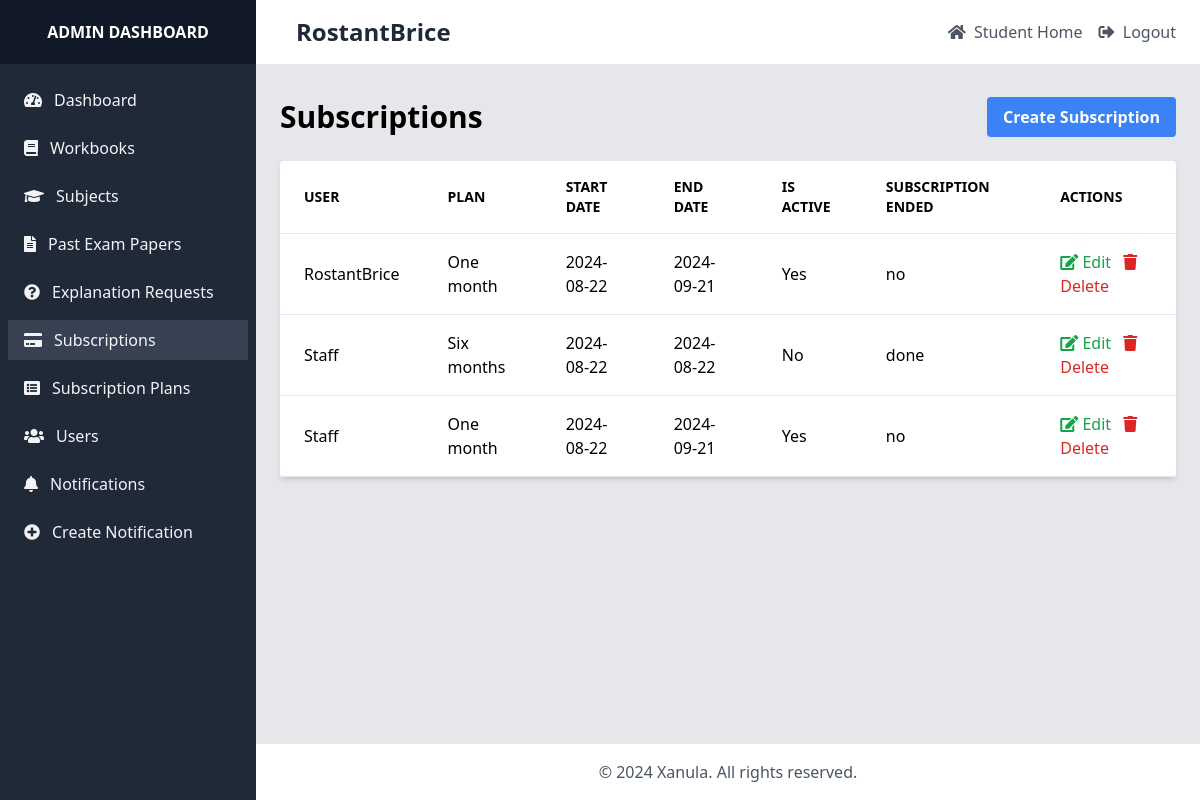
/staff/subscriptions/ (signed in), run on the app's committed database.
### accounts/models.py (models this page shows, shortened)
class User(AbstractUser):
    is_student = models.BooleanField(default=True)
    is_admin = models.BooleanField(default=False)

### subscriptions/models.py (models this page shows, shortened)
class Subscription(models.Model):
    user = models.ForeignKey(User, on_delete=models.CASCADE, related_name='subscriptions')
    plan = models.ForeignKey(SubscriptionPlan, on_delete=models.PROTECT)
    start_date = models.DateTimeField(default=timezone.now)
    end_date = models.DateTimeField()
    is_active = models.BooleanField(default=True)

class SubscriptionPlan(models.Model):
    name = models.CharField(max_length=100)
    duration_days = models.PositiveIntegerField()
    price = models.DecimalField(max_digits=7, decimal_places=3)
    description = models.TextField()

### admin_dashboard/views.py (the view)
# urls.py: path('subscriptions/', views.SubscriptionListView.as_view(), name='subscription_list'),
class SubscriptionListView(StaffRequiredMixin, ListView):
    model = Subscription
    template_name = 'admin_dashboard/subscription_list.html'
    context_object_name = 'subscriptions'
    paginate_by = 20

### admin_dashboard/views.py (called while the page is built)
    def test_func(self):
        return self.request.user.is_staff

### core/context_processors.py (called while the page is built, shortened)
def notification_count(request):
    if request.user.is_authenticated:
        count = ExplanationRequest.objects.filter(user=request.user, status='pending').count()
        return {'notification_count': count}
    return {'notification_count': 0}

def general_notification_count(request):
    return {'unread_notifications_count': 0}

### templates/admin_dashboard/subscription_list.html (shortened to what this page needs)
{% extends 'admin_dashboard/base.html' %}
{% block content %}
<div class="flex justify-between items-center mb-6">
    <h1 class="text-3xl font-bold">Subscriptions</h1>
    <a href="{% url 'admin_dashboard:subscription_create' %}" class="bg-blue-500 hover:bg-blue-700 text-white font-bold py-2 px-4 rounded">
        Create Subscription
    </a>
</div>
<div class="bg-white shadow-md rounded my-6">
    <table class="text-left w-full border-collapse">
        <thead>
            <tr>
                <th class="py-4 px-6 bg-grey-lightest font-bold uppercase text-sm text-grey-dark border-b border-grey-light">User</th>
                <th class="py-4 px-6 bg-grey-lightest font-bold uppercase text-sm text-grey-dark border-b border-grey-light">Plan</th>
                <th class="py-4 px-6 bg-grey-lightest font-bold uppercase text-sm text-grey-dark border-b border-grey-light">Start Date</th>
                <th class="py-4 px-6 bg-grey-lightest font-bold uppercase text-sm text-grey-dark border-b border-grey-light">End Date</th>
                <th class="py-4 px-6 bg-grey-lightest font-bold uppercase text-sm text-grey-dark border-b border-grey-light">Is Active</th>
                <th class="py-4 px-6 bg-grey-lightest font-bold uppercase text-sm text-grey-dark border-b border-grey-light">SUBSCRIPTION ENDED</th>
                <th class="py-4 px-6 bg-grey-lightest font-bold uppercase text-sm text-grey-dark border-b border-grey-light">Actions</th>
            </tr>
        </thead>
        <tbody>
            {% for subscription in subscriptions %}
            <tr class="hover:bg-grey-lighter">
                <td class="py-4 px-6 border-b border-grey-light">{{ subscription.user.username }}</td>
                <td class="py-4 px-6 border-b border-grey-light">{{ subscription.plan.name }}</td>
                <td class="py-4 px-6 border-b border-grey-light">{{ subscription.start_date|date:"Y-m-d" }}</td>
                <td class="py-4 px-6 border-b border-grey-light">{{ subscription.end_date|date:"Y-m-d" }}</td>
                <td class="py-4 px-6 border-b border-grey-light">{{ subscription.is_active|yesno:"Yes,No" }}</td>
                    {% if subscription.start_date == subscription.end_date %}
                        {% if subscription.is_active %}
                        <td class="py-4 px-6 border-b border-grey-light text-red-600">YES</td>
                        {% else %}
                        <td class="py-4 px-6 border-b border-grey-light ">done</td>
                        {% endif %}
                    {% else %}
                    <td class="py-4 px-6 border-b border-grey-light ">no</td>
                    {% endif %}
                <td class="py-4 px-6 border-b border-grey-light">
                    <a href="{% url 'admin_dashboard:subscription_update' subscription.id %}" class="text-green-600 hover:text-green-900 mr-2">
                        <i class="fas fa-edit"></i> Edit
                    </a>
                    <a href="{% url 'admin_dashboard:subscription_delete' subscription.id %}" class="text-red-600 hover:text-red-900">
                        <i class="fas fa-trash"></i> Delete
                    </a>
                </td>
            </tr>
            {% endfor %}
        </tbody>
    </table>
</div>
{% endblock %}

### templates/admin_dashboard/base.html (shortened to what this page needs)
<!DOCTYPE html>
<html lang="en">
<head>
    <script src="https://cdn.tailwindcss.com"></script>
    <link rel="stylesheet" href="https://cdnjs.cloudflare.com/ajax/libs/font-awesome/5.15.3/css/all.min.css">
</head>
<body class="bg-gray-100" x-data="{ sidebarOpen: false }">
    <div class="flex h-screen bg-gray-100">
        <div :class="{'hidden': !sidebarOpen, 'block': sidebarOpen}" class="fixed inset-y-0 left-0 z-30 w-64 overflow-y-auto transition duration-300 transform bg-gray-800 lg:translate-x-0 lg:static lg:inset-0 md:flex md:flex-col">
            <div class="flex items-center justify-center h-16 bg-gray-900">
                <span class="text-white font-bold uppercase">Admin Dashboard</span>
            </div>
            <div class="flex flex-col flex-1 overflow-y-auto">
                <nav class="flex-1 px-2 py-4 bg-gray-800">
                    <a href="{% url 'admin_dashboard:dashboard' %}" class="flex items-center px-4 py-2 text-gray-100 hover:bg-gray-700 {% if request.resolver_match.url_name == 'dashboard' %}bg-gray-700{% endif %}">
                        <i class="fas fa-tachometer-alt mr-3"></i>
                        Dashboard
                    </a>
                    <a href="{% url 'admin_dashboard:workbook_list' %}" class="flex items-center px-4 py-2 mt-2 text-gray-100 hover:bg-gray-700 {% if 'workbook' in request.resolver_match.url_name %}bg-gray-700{% endif %}">
                        <i class="fas fa-book mr-3"></i>
                        Workbooks
                    </a>
                    <a href="{% url 'admin_dashboard:subject_list' %}" class="flex items-center px-4 py-2 mt-2 text-gray-100 hover:bg-gray-700 {% if 'subject' in request.resolver_match.url_name %}bg-gray-700{% endif %}">
                        <i class="fas fa-graduation-cap mr-3"></i>
                        Subjects
                    </a>
                    <a href="{% url 'admin_dashboard:past_exam_paper_list' %}" class="flex items-center px-4 py-2 mt-2 text-gray-100 hover:bg-gray-700 {% if 'past_exam_paper' in request.resolver_match.url_name %}bg-gray-700{% endif %}">
                        <i class="fas fa-file-alt mr-3"></i>
                        Past Exam Papers
                    </a>
                    <a href="{% url 'admin_dashboard:explanation_request_list' %}" class="flex items-center px-4 py-2 mt-2 text-gray-100 hover:bg-gray-700 ">
                        <i class="fas fa-question-circle mr-3"></i>
                        Explanation Requests
                    </a>
                    <a href="{% url 'admin_dashboard:subscription_list' %}" class="flex items-center px-4 py-2 mt-2 text-gray-100 hover:bg-gray-700 {% if 'subscription' in request.resolver_match.url_name %}bg-gray-700{% endif %}">
                        <i class="fas fa-credit-card mr-3"></i>
                        Subscriptions
                    </a>
                    <a href="{% url 'admin_dashboard:subscription_plan_list' %}" class="flex items-center px-4 py-2 mt-2 text-gray-100 hover:bg-gray-700 {% if 'subscription_plan' in request.resolver_match.url_name %}bg-gray-700{% endif %}">
                        <i class="fas fa-list-alt mr-3"></i>
                        Subscription Plans
                    </a>
                    <a href="{% url 'admin_dashboard:user_list' %}" class="flex items-center px-4 py-2 mt-2 text-gray-100 hover:bg-gray-700 {% if 'user' in request.resolver_match.url_name %}bg-gray-700{% endif %}">
                        <i class="fas fa-users mr-3"></i>
                        Users
                    </a>
                    <a href="{% url 'admin_dashboard:notification_list' %}" class="flex items-center px-4 py-2 mt-2 text-gray-100 hover:bg-gray-700 {% if 'notification_list' in request.resolver_match.url_name %}bg-gray-700{% endif %}">
                        <i class="fas fa-bell mr-3"></i>
                        Notifications
                    </a>
                    <a href="{% url 'admin_dashboard:notification_create' %}" class="flex items-center px-4 py-2 mt-2 text-gray-100 hover:bg-gray-700 {% if 'notification_create' in request.resolver_match.url_name %}bg-gray-700{% endif %}">
                        <i class="fas fa-plus-circle mr-3"></i>
                        Create Notification
                    </a>
                </nav>
            </div>
        </div>
        <div class="flex flex-col flex-1 overflow-hidden">
            <header class="flex items-center justify-between px-6 py-4 bg-white border-b">
                <div class="flex items-center">
                    <span class="mx-4 text-2xl font-semibold text-gray-800">{{ request.user.username }}</span>
                </div>
                <div class="flex items-center">
                    <a href="{% url 'core:student_home' %}" class="text-gray-600 hover:text-gray-800 mr-4">
                        <i class="fas fa-home mr-1"></i>
                        Student Home
                    </a>
                    <a href="{% url 'accounts:logout' %}" class="text-gray-600 hover:text-gray-800">
                        <i class="fas fa-sign-out-alt mr-1"></i>
                        Logout
                    </a>
                </div>
            </header>
            <main class="flex-1 overflow-x-hidden overflow-y-auto bg-gray-200">
                <div class="container mx-auto px-6 py-8">
                    {% block content %}{% endblock %}
                </div>
            </main>
            <footer class="bg-white border-t p-4 text-center text-gray-600">
                <p>&copy; {% now "Y" %} Xanula. All rights reserved.</p>
            </footer>
        </div>
    </div>
</body>
</html>

### data on the page
User: user.username "RostantBrice"
Subscription: user.username "RostantBrice", plan.name "One month", start_date "2024-08-22", end_date "2024-09-21", is_active "Yes", shows "no"
Subscription: user.username "Staff", plan.name "Six months", start_date "2024-08-22", end_date "2024-08-22", is_active "No", shows "done"
Subscription: user.username "Staff", plan.name "One month", start_date "2024-08-22", end_date "2024-09-21", is_active "Yes", shows "no"
